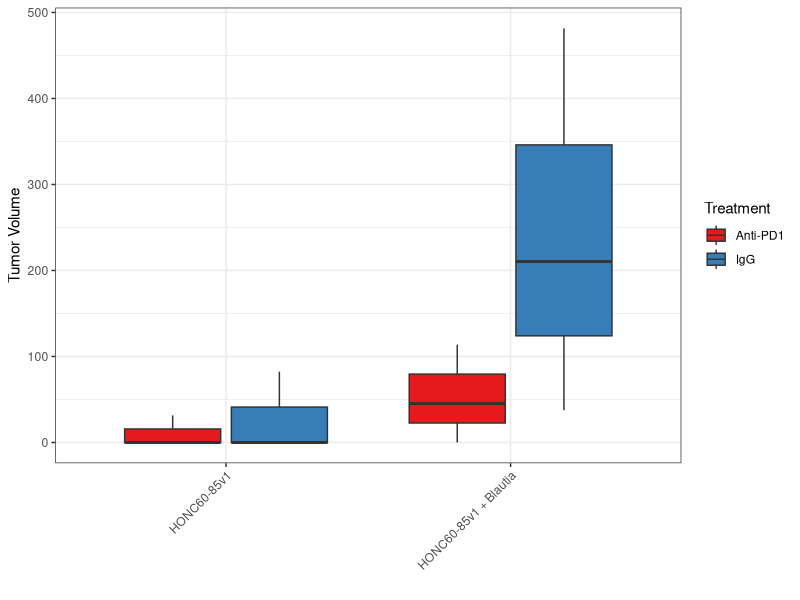
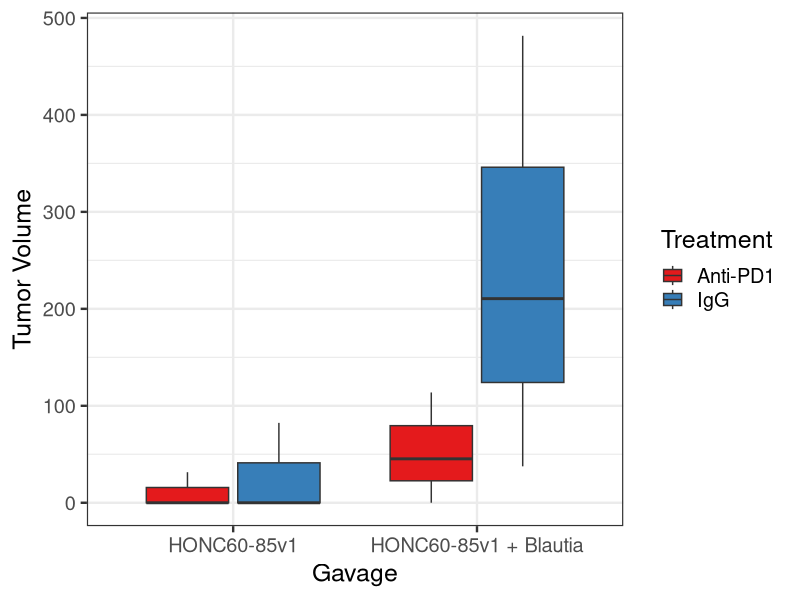
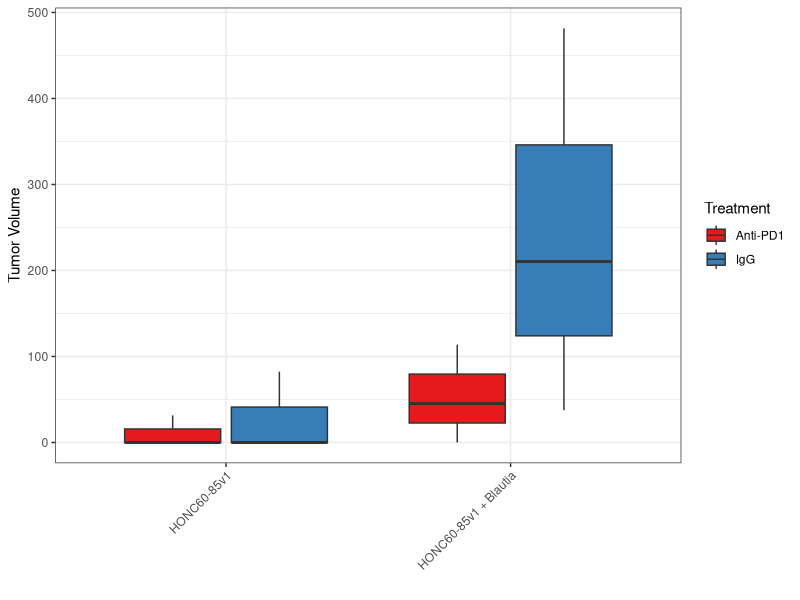
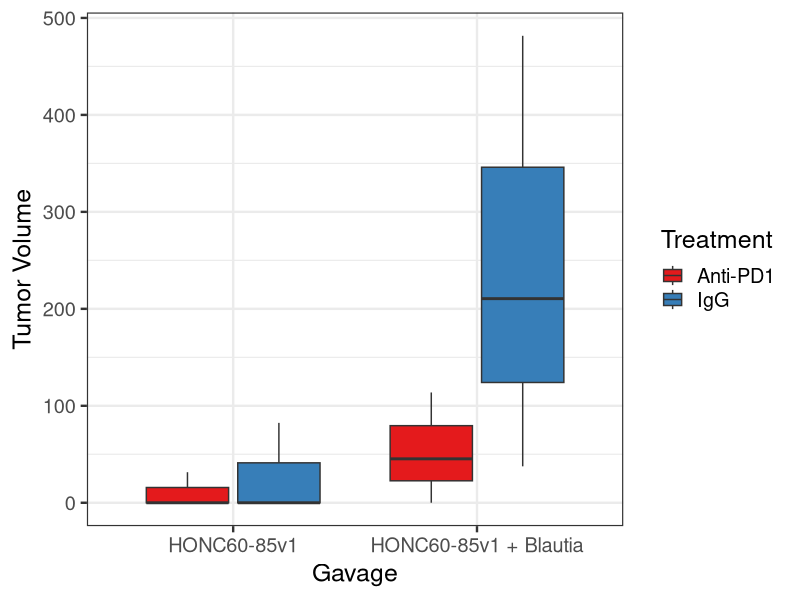

These figures' R source, in order:
## ---- chunk 1
knitr::opts_chunk$set(echo = TRUE)

library(tidyverse)
## ---- chunk 2
x <- read.csv("../data/2023-07-19_tumor-size_R-formatted.csv")

head(x)
## ---- chunk 3
m17 <- x %>%
  filter(experiment == "mimic17") %>%
  filter(days.from.injection == 21)
## ---- chunk 4
box <- 
  m17 %>%
  ggplot(aes(x = microbiome.sample, y = tumor.volume)) +
  geom_boxplot(aes(fill = treatment)) +
  theme_bw() +
  labs(x = "Gavage",
       y = "Tumor Volume",
       fill = "Treatment") +
  scale_fill_brewer(palette = "Set1")

box + 
  labs(x = "") +
  theme(axis.text.x = element_text(angle = 45, hjust = 1))
ggsave("../figures/mimic17_boxplot_talk.png",
       height = 4, width = 4)

box +
  theme_bw(base_size = 18)
ggsave("../figures/mimic17_boxplot_poster.png",
       height = 5, width = 7)
